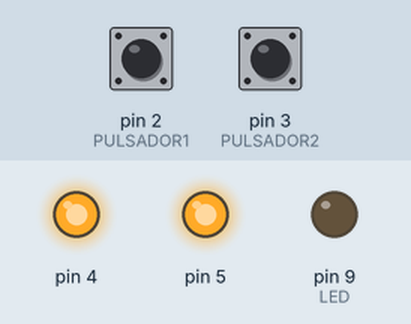
Bench run of a sketch on a simulated Arduino Uno, built with avr-gcc and run on an emulated ATmega328P. Parts: output pins drawn as LEDs (lit = HIGH). Dashed ring = blinking. Inputs (shaded band) come from the test bench; at power-on: pin 2 (PULSADOR1) HIGH, pin 3 (PULSADOR2) HIGH. Storage starts empty; no radio packets arrive unless stated.

Above: at 1.4 s.
1.5 s: pin 2 (PULSADOR1) pulled LOW for 1 s
At 1.85 s:
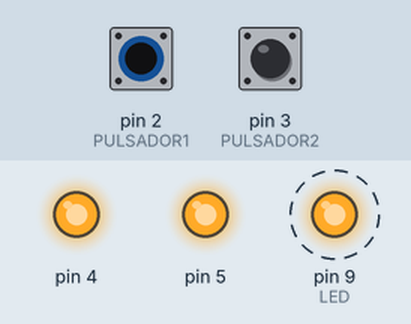
4.5 s: pin 3 (PULSADOR2) pulled LOW for 3.2 s
At 8.8 s:
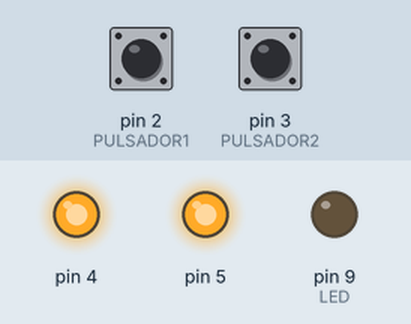
9.2 s: pin 2 (PULSADOR1) pulled LOW for 3.2 s
At 9.4 s:
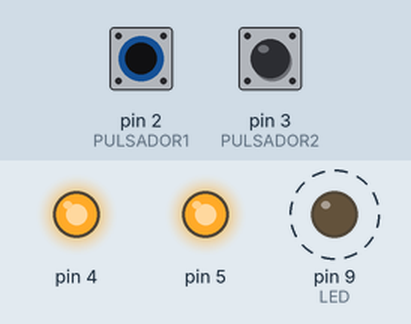
Timing chart, 0 to 13.8 s (numbered marks = the images above; inputs shaded):
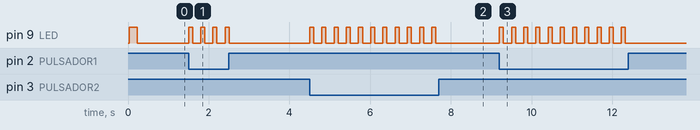

Measured:
- after the input at 1.5 s, pin 9 (LED): alternates HIGH for 0.10 s and LOW for 0.20 s, 8 changes in all, then stays LOW, starting at once
- after the input at 4.5 s, pin 9 (LED): alternates HIGH for 0.10 s and LOW for 0.20 s, 22 changes in all, then stays LOW, starting at once
- after the input at 9.2 s, pin 9 (LED): alternates HIGH for 0.10 s and LOW for 0.20 s, 22 changes in all, then stays LOW, starting at once

The sketch:

pinger_pide_borrado_sd_a_ponger.ino
```cpp
#include <SPI.h>
#include "RF24.h"
#include "SdFat.h"
#include "LowPower.h"

// SD chip select pin
const uint8_t chipSelect = 10;

// file system
SdFat SD;

// test file
SdFile file;

#define LED             9
#define PULSADOR1       2
#define PULSADOR2       3

/****************** User Config ***************************/
/***      Set this radio as radio number 0 or 1         ***/
bool radioNumber = 1;

/* Hardware configuration: Set up nRF24L01 radio on SPI bus plus pins 7 & 8 */
RF24 radio(A1,A2);
/**********************************************************/
                                                                           // Topology
byte addresses[][6] = {"1Node","2Node"};              // Radio pipe addresses for the 2 nodes to communicate.

// Role management: Set up role.  This sketch uses the same software for all the nodes
// in this system.  Doing so greatly simplifies testing.
typedef enum { role_ping_out = 1, role_pong_back } role_e;                 // The various roles supported by this sketch
const char* role_friendly_name[] = { "invalid", "Ping out", "Pong back"};  // The debug-friendly names of those roles
role_e role = role_pong_back;                                              // The role of the current running sketch

byte counter = 1;                                                          // A single byte to keep track of the data being sent back and forth

char data[32];
char str1[] = "lecturas_ponger1.txt";
char str2[] = "lecturas_ponger2.txt";
byte val1;
byte val2;

byte inByte;

byte cual_ponger = 1;
boolean bandera = true;
boolean primer_paquete = true;
boolean finalizado = false;

void conmutar_sd_nordic(boolean x){
  if (x==true){
      digitalWrite(5,HIGH);
      delay(2);
      if (!SD.begin(chipSelect, SD_SCK_MHZ(50))) {
          //Serial.print(F("ERROR DE SD"));
      }
      radio.begin();
      radio.setPALevel(RF24_PA_LOW);
      if(radioNumber){
          radio.openWritingPipe(addresses[1]);        // Both radios listen on the same pipes by default, but opposite addresses
          radio.openReadingPipe(1,addresses[0]);      // Open a reading pipe on address 0, pipe 1
      }else{
          radio.openWritingPipe(addresses[0]);
          radio.openReadingPipe(1,addresses[1]);
      }
      radio.startListening();                       // Start listening
  }else{
      digitalWrite(5,LOW);
  }
}

void setup(){

  digitalWrite(4,HIGH);
  pinMode(4, OUTPUT);

  //Serial.begin(9600);

  Serial.begin(115200);

  pinMode(5, OUTPUT);
  digitalWrite(5,LOW);

digitalWrite(5,HIGH);

  //delay(500);    //1 seg

  pinMode(PULSADOR1,INPUT_PULLUP );
  pinMode(PULSADOR2,INPUT_PULLUP );
  pinMode(LED,OUTPUT);

  // Initialize at the highest speed supported by the board that is
  // not over 50 MHz. Try a lower speed if SPI errors occur.
  if (!SD.begin(chipSelect, SD_SCK_MHZ(50))) {
    //Serial.print(F("ERROR DE SD"));
    digitalWrite(LED,HIGH);
  }

  // Setup and configure radio

  radio.begin();

  //radio.enableAckPayload();                     // Allow optional ack payloads
  //radio.enableDynamicPayloads();                // Ack payloads are dynamic payloads

  if(radioNumber){
    radio.openWritingPipe(addresses[1]);        // Both radios listen on the same pipes by default, but opposite addresses
    radio.openReadingPipe(1,addresses[0]);      // Open a reading pipe on address 0, pipe 1
  }else{
    radio.openWritingPipe(addresses[0]);
    radio.openReadingPipe(1,addresses[1]);
  }
  radio.writeAckPayload(1,&counter,1);          // Pre-load an ack-paylod into the FIFO buffer for pipe 1
  radio.startListening();                       // Start listening
  //radio.printDetails();

  digitalWrite(LED,HIGH);
  delay(200);    //1 seg
  digitalWrite(LED,LOW);

}

void loop(void) {

  val1 = digitalRead(2);
  val2 = digitalRead(3);
  if (val1 == LOW) {
      digitalWrite(LED,HIGH);
      delay(100);
      digitalWrite(LED,LOW);
      delay(200);
      cual_ponger = 1;
      bandera = false;
      finalizado = false;
    }
  if (val2 == LOW) {
      digitalWrite(LED,HIGH);
      delay(100);
      digitalWrite(LED,LOW);
      delay(200);
      cual_ponger = 2;
      bandera = false;
      finalizado = false;
    }


  if (bandera== false){
      radio.stopListening();
      //enviar comando via Nordic
      if (cual_ponger == 1){
          data[0] = '1';
          data[1] = 'z';
      }
      else if (cual_ponger == 2){
          data[0] = '2';
      }
      radio.write(&data,32);
      radio.startListening();
      delay(1);
  }


}
```
